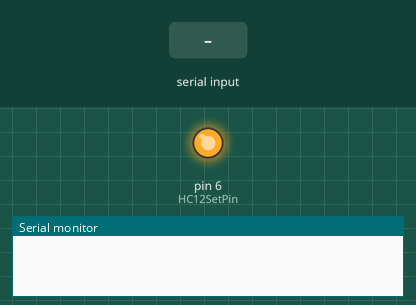
This sketch was run on a simulated Arduino Uno, built with avr-gcc and run on an emulated ATmega328P. Shown: output pins drawn as LEDs (lit = HIGH), the last lines printed to the serial monitor. The inputs (shaded band) are chosen by the test bench. The modem accepts every AT command (registered, SIM ready, sends succeed) and sends nothing else.

Above: at 1.2 s.
1.3 s: "AT\n" received over Serial
At 1.7 s:
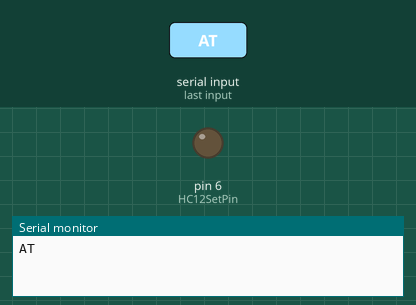
3.5 s: "1\n" received over the second serial link
Timing chart, 0 to 6.5 s (numbered marks = the images above; inputs shaded):
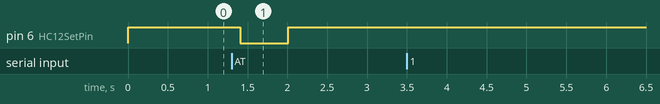

The sketch:

ATCommands.ino
```cpp
/*  HC12 Send/Receive Example Program 2
    By Mark J. Hughes
    for AllAboutCircuits.com

    This code will automatically detect commands as sentences that begin
    with AT and both write them and broadcast them to remote receivers
    to be written.  Changing settings on a local transceiver will
    change settings on a remote receiver.

    Connect HC12 "RXD" pin to Arduino Digital Pin 4
    Connect HC12 "TXD" pin to Arduino Digital Pin 5
    Connect HC12 "Set" pin to Arduino Digital Pin 6

    Do not power HC12 via Arduino over USB.  Per the data sheet,
    power the HC12 with a supply of at least 100 mA with
    a 22 uF to 1000 uF reservoir capacitor and connect a 1N4007 diode in
    series with the positive supply line if the potential difference exceeds 4.5 V.

    Upload code to two Arduinos connected to two computers
    that are separated by at least several meters.

*/

#include <SoftwareSerial.h>

const byte HC12RxdPin = 4;                      // "RXD" Pin on HC12
const byte HC12TxdPin = 5;                      // "TXD" Pin on HC12
const byte HC12SetPin = 6;                      // "SET" Pin on HC12

unsigned long timer = millis();                 // Delay Timer

char SerialByteIn;                              // Temporary variable
char HC12ByteIn;                                // Temporary variable
String HC12ReadBuffer = "";                     // Read/Write Buffer 1 for HC12
String SerialReadBuffer = "";                   // Read/Write Buffer 2 for Serial
boolean SerialEnd = false;                      // Flag to indicate End of Serial String
boolean HC12End = false;                        // Flag to indiacte End of HC12 String
boolean commandMode = false;                    // Send AT commands

// Software Serial ports Rx and Tx are opposite the HC12 Rx and Tx
// Create Software Serial Port for HC12
SoftwareSerial HC12(HC12TxdPin, HC12RxdPin);

void setup() {

  HC12ReadBuffer.reserve(64);                   // Reserve 64 bytes for Serial message input
  SerialReadBuffer.reserve(64);                 // Reserve 64 bytes for HC12 message input

  pinMode(HC12SetPin, OUTPUT);                  // Output High for Transparent / Low for Command
  digitalWrite(HC12SetPin, HIGH);               // Enter Transparent mode
  delay(80);                                    // 80 ms delay before operation per datasheet
  Serial.begin(9600);                           // Open serial port to computer
  HC12.begin(9600);                             // Open software serial port to HC12
}

void loop() {

  while (HC12.available()) {                    // While Arduino's HC12 soft serial rx buffer has data
    HC12ByteIn = HC12.read();                   // Store each character from rx buffer in byteIn
    HC12ReadBuffer += char(HC12ByteIn);         // Write each character of byteIn to HC12ReadBuffer
    if (HC12ByteIn == '\n') {                   // At the end of the line
      HC12End = true;                           // Set HC12End flag to true
    }
  }

  while (Serial.available()) {                  // If Arduino's computer rx buffer has data
    SerialByteIn = Serial.read();               // Store each character in byteIn
    SerialReadBuffer += char(SerialByteIn);     // Write each character of byteIn to SerialReadBuffer
    if (SerialByteIn == '\n') {                 // Check to see if at the end of the line
      SerialEnd = true;                         // Set SerialEnd flag to indicate end of line
    }
  }

  if (SerialEnd) {                              // Check to see if SerialEnd flag is true

    if (SerialReadBuffer.startsWith("AT")) {    // Has a command been sent from local computer
      HC12.print(SerialReadBuffer);             // Send local command to remote HC12 before changing settings
      delay(100);                               //
      digitalWrite(HC12SetPin, LOW);            // Enter command mode
      delay(100);                               // Allow chip time to enter command mode
      Serial.print(SerialReadBuffer);           // Echo command to serial
      HC12.print(SerialReadBuffer);             // Send command to local HC12
      delay(500);                               // Wait 0.5s for a response
      digitalWrite(HC12SetPin, HIGH);           // Exit command / enter transparent mode
      delay(100);                               // Delay before proceeding
    } else {
      HC12.print(SerialReadBuffer);             // Transmit non-command message
    }
    SerialReadBuffer = "";                      // Clear SerialReadBuffer
    SerialEnd = false;                          // Reset serial end of line flag
  }

  if (HC12End) {                                // If HC12End flag is true
    if (HC12ReadBuffer.startsWith("AT")) {      // Check to see if a command is received from remote
      digitalWrite(HC12SetPin, LOW);            // Enter command mode
      delay(100);                               // Delay before sending command
      Serial.print(SerialReadBuffer);           // Echo command to serial.
      HC12.print(HC12ReadBuffer);               // Write command to local HC12
      delay(500);                               // Wait 0.5 s for reply
      digitalWrite(HC12SetPin, HIGH);           // Exit command / enter transparent mode
      delay(100);                               // Delay before proceeding
      HC12.println("Remote Command Executed");  // Acknowledge execution
    } else {
      Serial.print(HC12ReadBuffer);             // Send message to screen
    }
    HC12ReadBuffer = "";                        // Empty buffer
    HC12End = false;                            // Reset flag
  }
}
```

Measured:
- after the input at 1.3 s, pin 6 (HC12SetPin): HIGH → LOW after 0.11 s, → HIGH 0.60 s later
